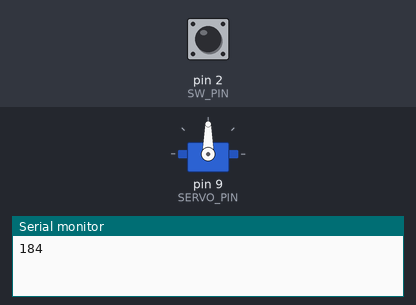
A sketch run on a simulated Arduino Uno, built with avr-gcc and run on an emulated ATmega328P. On the bench: servo, the last lines printed to the serial monitor. The inputs (shaded band) are chosen by the test bench; at power-on: pin 2 (SW_PIN) HIGH. Random numbers use the default seed unless the sketch sets one.

Above: at 2.2 s.
2.3 s: pin 2 (SW_PIN) pulled LOW for 3.2 s
At 6.9 s:
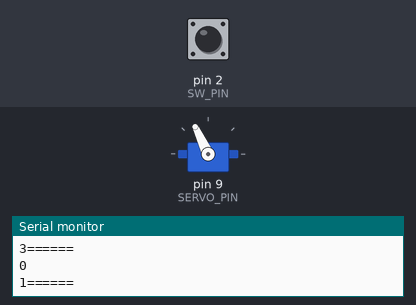
8.1 s: pin 2 (SW_PIN) pulled LOW for 1 s
Timing chart, 0 to 11.1 s (numbered marks = the images above; inputs shaded):
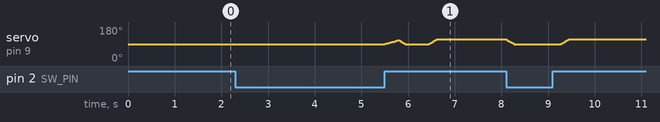

The sketch:

useless_code.ino
```cpp
#include <Servo.h>
#define OFF false
#define ON true
#define SERVO_PIN 9
#define SW_PIN 2 //interrupt pin is 2,3 (int.0, int.1)
#define INIT_POS 90 //off position //angle
#define ON_POS 115
#define NOT_HIT_POS 110 //position which dosn't hit the switch
#define DELAY_HIT 300
#define DELAY_INTERVAL 7 //delay between 1degree
#define TOTAL_MODE_NUM 2 //change this number after all modes are complete

Servo servo1;

int pos = INIT_POS;
int init_check = 0;
bool switch_state = OFF;
int mode_num;

void setup(){
	Serial.begin(9600);
	randomSeed(analogRead(0));
	servo1.attach(SERVO_PIN);
	pinMode(SW_PIN, INPUT_PULLUP);
	attachInterrupt(0, switch_update, CHANGE);
	delay(1000);//stablize
	pos = INIT_POS;
	servo1.write(pos);

}

void loop(){

	switch_state = digitalRead(SW_PIN);
	initialize();
	//random mode
	mode_num = random(1000);
	Serial.println(mode_num);
	delay(500);

	 if(mode_num < 700){
	 	Serial.println("1======");
	 	case_simple();
	 }
	 else if(mode_num >= 700 && mode_num < 800){
	 	Serial.println("2======");
	 	case_wait();
	 }
	 else if(mode_num >=800 && mode_num < 900){
	 	case_notTurningOff();
	 	Serial.println("3======");
	 }
	 else if(mode_num >=900 && mode_num <1000){
	 	case_TurningOnLater();
	 	Serial.println("4======");
	 }
	//debuging mode
  	// case_simple();
	// case_wait();
	// case_notTurningOff();
	// case_TurningOnLater();

}
void switch_update(){
	switch_state = digitalRead(SW_PIN);
}
void initialize(){
	if(init_check == 0){
		delay(1000);
		servo1.write(INIT_POS);
		init_check = 1;
	}

}
void case_simple(){//slow on, slow off
	while(true){
		if(pos < ON_POS && switch_state == ON){
		pos += 1;
		servo1.write(pos);
		delay(DELAY_INTERVAL);
		}
		if(pos > INIT_POS && switch_state == OFF){
		pos -= 1;
		servo1.write(pos);
		delay(DELAY_INTERVAL);
		}
		if(pos == INIT_POS){ //pos == ON_POS ||
			break;
		}
	}
}
void case_wait(){
	if(switch_state == ON){
		delay(2000);
		case_simple();
	}
	else
		case_simple();
}
void case_notTurningOff(){
	while(true){
		if(pos < NOT_HIT_POS && switch_state == ON){
		pos += 1;
		servo1.write(pos);
		delay(15);
		}
		if(pos == NOT_HIT_POS){
			break;
		}
	}
	while(true){
		if(pos > INIT_POS && switch_state == ON){
		pos -= 1;
		servo1.write(pos);
		delay(DELAY_INTERVAL);
		}
		if(pos == INIT_POS){
			break;
		}
	}
}
void case_TurningOnLater(){
	while(true){
		if(pos < NOT_HIT_POS && switch_state == ON){
		pos += 1;
		servo1.write(pos);
		delay(DELAY_INTERVAL);
		}
		if(pos == NOT_HIT_POS){
			break;
		}
	}
	delay(1000);
	case_simple();
}
```
